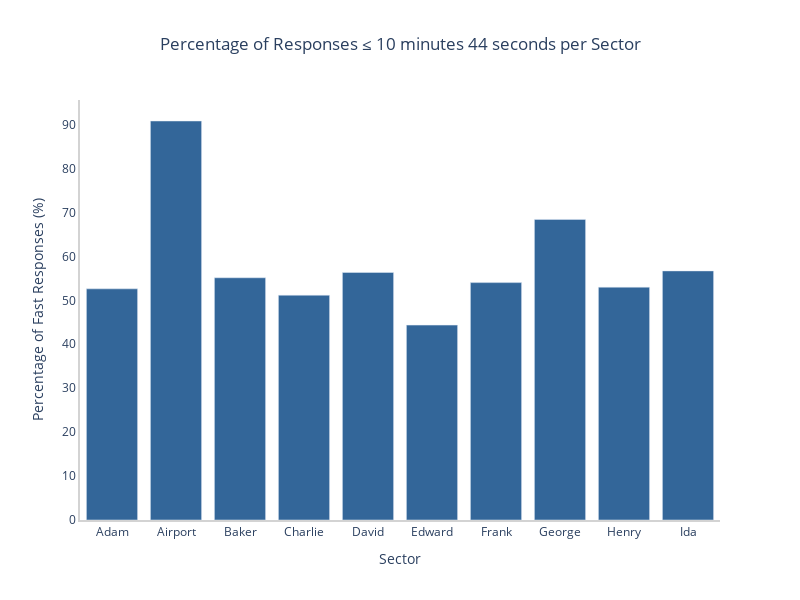

The notebook cell this image was saved under:
### Code cell
# group by sector and calculate the percentage of fast responses
fast_response_percentage_by_sector = merged_copy.groupby('Sector')['Fast Response'].mean() * 100

fig = go.Figure()

fig.add_trace(go.Bar(
    x=fast_response_percentage_by_sector.index,
    y=fast_response_percentage_by_sector,
    marker_color='#336699',
    hovertemplate="%{y:.1f}%<extra></extra>"
))

fig.update_layout(
    title="Percentage of Responses ≤ 10 minutes 44 seconds per Sector",
    title_x=0.5,
    xaxis_title="Sector",
    yaxis_title="Percentage of Fast Responses (%)",
    plot_bgcolor="white",
    height=600,
    width=800,
    xaxis=dict(
        showgrid=False,  
        zeroline=False,  
        showline=True,  
        linewidth=2,  
        linecolor='lightgrey'  
    ),
    yaxis=dict(
        showgrid=False,  
        zeroline=True,  
        showline=True, 
        linewidth=2,
        linecolor='lightgrey' 
    )
)

fig.show()

### Figure 1 — Plotly figure (JSON) as saved in the notebook; plotly's stock layout.template omitted (floating-point values rounded to 4 significant figures)
{"data": [{"hovertemplate": "%{y:.1f}%<extra></extra>", "marker": {"color": "#336699"}, "type": "bar", "x": ["Adam", "Airport", "Baker", "Charlie", "David", "Edward", "Frank", "George", "Henry", "Ida"], "y": [52.63, 90.83, 55.14, 51.18, 56.36, 44.37, 54.04, 68.44, 53.01, 56.71]}], "layout": {"height": 600, "plot_bgcolor": "white", "title": {"text": "Percentage of Responses ≤ 10 minutes 44 seconds per Sector", "x": 0.5}, "width": 800, "xaxis": {"autorange": true, "linecolor": "lightgrey", "linewidth": 2, "range": [-0.5, 9.5], "showgrid": false, "showline": true, "title": {"text": "Sector"}, "type": "category", "zeroline": false}, "yaxis": {"autorange": true, "linecolor": "lightgrey", "linewidth": 2, "range": [0, 95.61], "showgrid": false, "showline": true, "title": {"text": "Percentage of Fast Responses (%)"}, "type": "linear", "zeroline": true}}}
